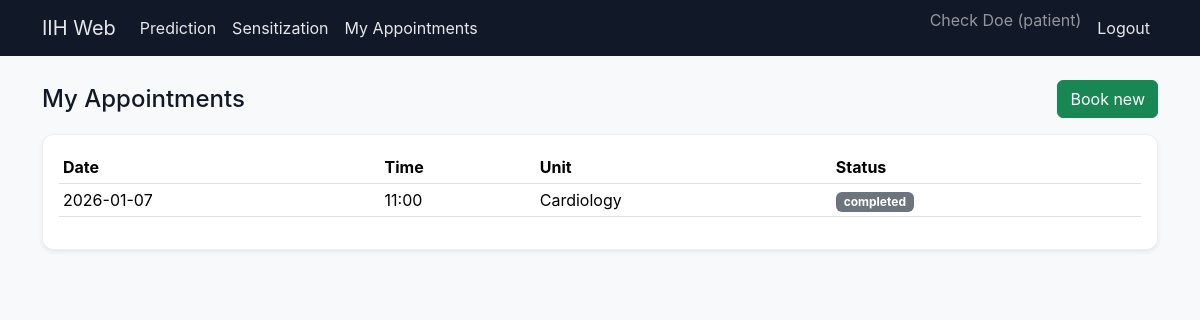
The page /appointments/ (signed in) on the database its author committed.
### app/models.py (models this page shows, shortened)
class User(db.Model, UserMixin):
    __tablename__ = "users"
    id = db.Column(db.Integer, primary_key=True)
    email = db.Column(db.String(255), unique=True, nullable=False)
    full_name = db.Column(db.String(255), nullable=False)
    password_hash = db.Column(db.String(255), nullable=False)
    role = db.Column(db.String(50), nullable=False, default=Role.PATIENT.value)
    created_at = db.Column(db.DateTime, default=datetime.utcnow)
    appointments = db.relationship("Appointment", backref="patient", lazy=True)
    def has_role(self, *roles: str) -> bool:
        return self.role in roles

class Appointment(db.Model):
    __tablename__ = "appointments"
    id = db.Column(db.Integer, primary_key=True)
    patient_id = db.Column(db.Integer, db.ForeignKey("users.id"), nullable=False)
    appointment_date = db.Column(db.Date, nullable=False)
    appointment_time = db.Column(db.Time, nullable=False)
    clinic_unit = db.Column(db.String(120), nullable=True)
    status = db.Column(db.String(30), nullable=False, default=AppointmentStatus.BOOKED.value)
    notes = db.Column(db.Text, nullable=True)
    risk_score = db.Column(db.Float, nullable=True)
    risk_label = db.Column(db.String(30), nullable=True)
    created_at = db.Column(db.DateTime, default=datetime.utcnow)
    updated_at = db.Column(db.DateTime, default=datetime.utcnow, onupdate=datetime.utcnow)
    events = db.relationship("AppointmentEvent", backref="appointment", lazy=True, cascade="all, delete-orphan")

### app/routes/appointments.py (the view)
@bp.get("/")
@login_required
def list_my():
    if current_user.has_role(Role.ADMIN.value, Role.CLINICIAN.value, Role.PUBLIC_HEALTH.value):
        flash("Use the admin schedule to view all appointments.", "info")
        return redirect(url_for("admin.schedule"))
    appts = Appointment.query.filter_by(patient_id=current_user.id).order_by(
        Appointment.appointment_date.desc(), Appointment.appointment_time.desc()
    ).all()
    return render_template("appointments/list.html", appts=appts)

### app/models.py (called while the page is built)
@login_manager.user_loader
def load_user(user_id):
    return User.query.get(int(user_id))

### app/templates/appointments/list.html (shortened to what this page needs)
{% extends "base.html" %}
{% block content %}
<div class="d-flex justify-content-between align-items-center mb-3">
  <h2 class="h4 mb-0">My Appointments</h2>
  <a class="btn btn-success" href="{{ url_for('appointments.new') }}">Book new</a>
</div>
<div class="card shadow-sm">
  <div class="card-body">
    {% if appts|length == 0 %}
      <p class="mb-0">No appointments yet.</p>
    {% else %}
      <div class="table-responsive">
        <table class="table table-sm align-middle">
          <thead>
            <tr>
              <th>Date</th><th>Time</th><th>Unit</th><th>Status</th><th></th>
            </tr>
          </thead>
          <tbody>
            {% for a in appts %}
            <tr>
              <td>{{ a.appointment_date }}</td>
              <td>{{ a.appointment_time.strftime('%H:%M') }}</td>
              <td>{{ a.clinic_unit or '—' }}</td>
              <td><span class="badge text-bg-secondary">{{ a.status }}</span></td>
              <td class="text-end">
              </td>
            </tr>
            {% endfor %}
          </tbody>
        </table>
      </div>
    {% endif %}
  </div>
</div>
{% endblock %}

### app/templates/base.html (shortened to what this page needs)
<!doctype html>
<html lang="en">
<head>
  <link href="https://cdn.jsdelivr.net/npm/bootstrap@5.3.3/dist/css/bootstrap.min.css" rel="stylesheet">
  <link rel="stylesheet" href="{{ url_for('static', filename='css/theme.css') }}">
  <link rel="stylesheet" href="{{ url_for('static', filename='css/style.css') }}">
  <link rel="stylesheet" href="https://cdnjs.cloudflare.com/ajax/libs/font-awesome/6.5.1/css/all.min.css">
</head>
<body class="bg-light">
<nav class="navbar navbar-expand-lg navbar-dark bg-dark">
  <div class="container">
    <a class="navbar-brand" href="{{ url_for('core.index') }}">IIH Web</a>
    <div id="nav" class="collapse navbar-collapse">
      <ul class="navbar-nav me-auto">
        <li class="nav-item"><a class="nav-link" href="{{ url_for('prediction.landing') }}">Prediction</a></li>
        <li class="nav-item"><a class="nav-link" href="{{ url_for('sensitization.index') }}">Sensitization</a></li>
        {% if current_user.is_authenticated and current_user.role == 'patient' %}
          <li class="nav-item"><a class="nav-link" href="{{ url_for('appointments.list_my') }}">My Appointments</a></li>
        {% endif %}
      </ul>
      <ul class="navbar-nav">
        {% if current_user.is_authenticated %}
          <li class="nav-item"><span class="navbar-text me-2">{{ current_user.full_name }} ({{ current_user.role }})</span></li>
          <li class="nav-item"><a class="nav-link" href="{{ url_for('auth.logout') }}">Logout</a></li>
        {% else %}
          <li class="nav-item"><a class="nav-link" href="{{ url_for('auth.login') }}">Login</a></li>
          <li class="nav-item"><a class="nav-link" href="{{ url_for('auth.register') }}">Register</a></li>
        {% endif %}
      </ul>
    </div>
  </div>
</nav>
<main class="container container-app py-4">
  {% block content %}{% endblock %}
</main>
</body>
</html>

### app/static/css/theme.css (style rules this page uses)
:root { --accent: #dc3545; --accent-dark: #b02a37; --bg-light: #f8f9fa; --bg-white: #ffffff; --text-main: #212529; --text-muted: #6c757d; --border-soft: rgba(0,0,0,0.06); }
body { background: var(--bg); }
.navbar { background: #111827 !important; }
.navbar .nav-link, .navbar-brand { color: #e5e7eb !important; }
.card { border-radius: 12px; border: 1px solid var(--border-soft); box-shadow: 0 6px 24px rgba(0,0,0,0.04); }

### app/static/style.css (style rules this page uses)
body { background: linear-gradient(135deg, #0f172a, #1e293b); font-family: "Poppins", sans-serif; color: white; }

### rows shown on the page
User: full_name "Check Doe", role "patient"
Appointment: appointment_date "2026-01-07", appointment_time "11:00", clinic_unit "Cardiology", status "completed"
